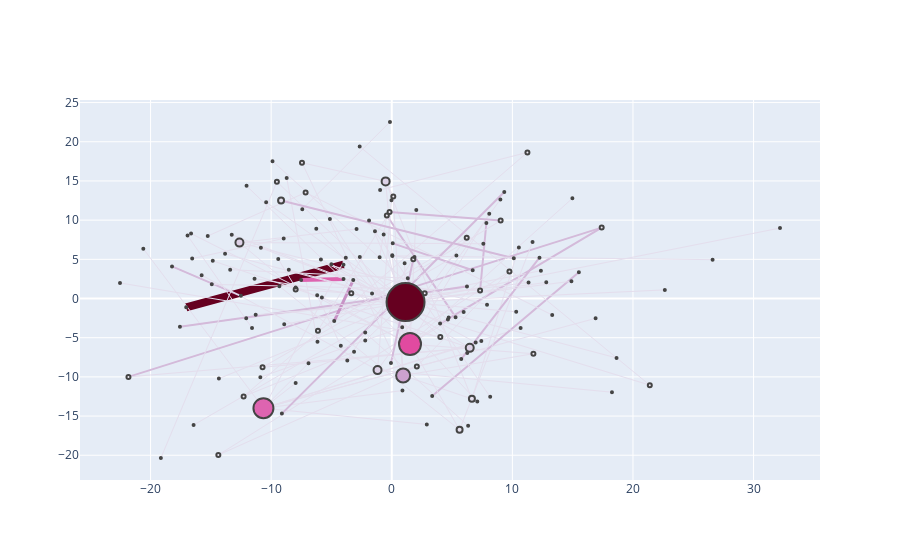

Source (notebook cell):
### Code cell
#degree centrality
configure_plotly_browser_state()
plotNetworkSizeColor(hashTagGraph,degCenter)
